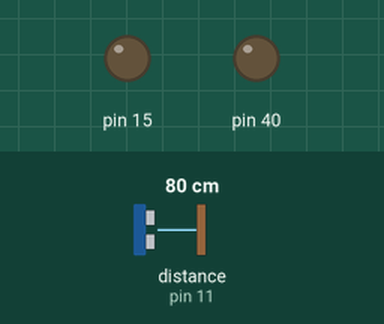
The program below on a simulated Raspberry Pi (header pin numbers). On the bench: output pins drawn as LEDs (lit = HIGH). Dashed ring = blinking. The inputs (shaded band) are chosen by the test bench; at power-on: distance to the obstacle (sensor on pin 11) 80 cm. The echo pulse lasts 58.3 µs per cm; threads take turns every 2 ms; the clock reads 2024-03-15 10:24:30 at power-on unless the program sets it; pins used as bus, display or sensor lines are not drawn; what the program prints to the terminal is not drawn.

Above: at 1.2 s.
1.3 s: distance to the obstacle (sensor on pin 11) set to 26 cm
3.3 s: distance to the obstacle (sensor on pin 11) set to 22 cm
At 4.9 s:
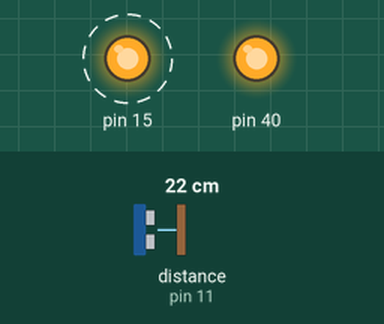
6.8 s: distance to the obstacle (sensor on pin 11) set to 35 cm
At 7.4 s:
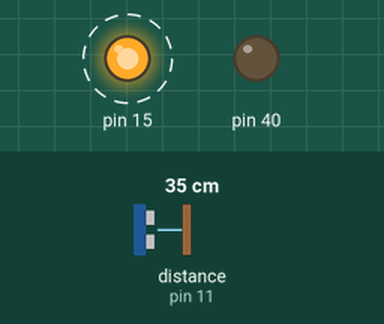
9.0 s: distance to the obstacle (sensor on pin 11) set to 2 cm
At 9.7 s:
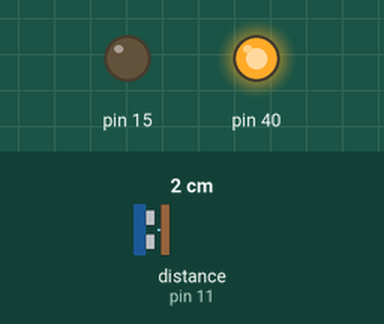
12.5 s: distance to the obstacle (sensor on pin 11) set to 60 cm
At 14.1 s:
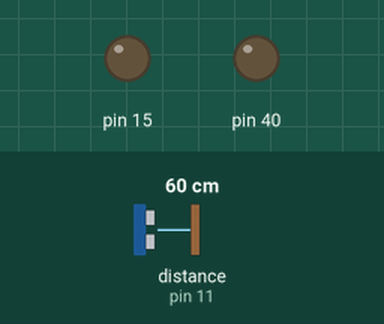
Timing chart, 0 to 15.6 s (numbered marks = the images above; inputs shaded):
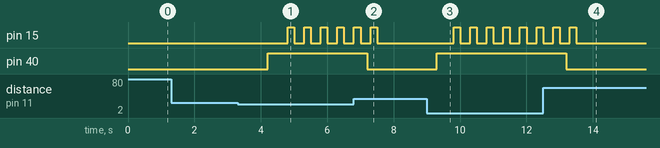

The program:

Distance_alert.py
```python
import RPi.GPIO as GPIO
import time
import threading

GPIO.setmode(GPIO.BOARD)
alert = False

class bcolors:
	HEADER = '\033[95m'
	OKBLUE = '\033[94m'
	OKGREEN = '\033[92m'
	WARNING = '\033[93m'
	FAIL = '\033[91m'
	ENDC = '\033[0m'
	BOLD = '\033[1m'
	UNDERLINE = '\033[4m'

def setup_scaner():
	PIN_TRIGGER = 7
	PIN_ECHO = 11
	GPIO.setup(PIN_TRIGGER, GPIO.OUT)
	GPIO.setup(PIN_ECHO, GPIO.IN)
	print("Waiting for sensor to settle")
	time.sleep(1)

def trigger():
	PIN_TRIGGER = 7
	PIN_ECHO = 11
	GPIO.output(PIN_TRIGGER, GPIO.HIGH)
	time.sleep(0.00001)
	GPIO.output(PIN_TRIGGER, GPIO.LOW)
	while GPIO.input(PIN_ECHO)==0:
		pulse_start_time = time.time()
	while GPIO.input(PIN_ECHO)==1:
		pulse_end_time = time.time()
	pulse_duration = pulse_end_time - pulse_start_time
	distance = round(pulse_duration * 17150, 2)
	print ("Distance:", distance, "cm")
	global alert
	if distance < 25:
		alert = True
		print(bcolors.FAIL + "Please stay away!" + bcolors.ENDC)
	else:
		alert = False

def start_scanning(run_event):
	setup_scaner()
	try:
		while run_event.is_set():
			trigger()
			time.sleep(1)
	except:
		print("Interrupt!")
		GPIO.cleanup()

def setup_led(run_event):
	GPIO.setup(40, GPIO.OUT)
	while run_event.is_set():
		if alert:
			GPIO.output(40, 1)
		else:
			GPIO.output(40, 0)
		time.sleep(.3)

def buzzer(run_event):
	GPIO.setup(15,GPIO.OUT)
	while run_event.is_set():
		if alert:
			GPIO.output(15,0)
			time.sleep(.3)
			GPIO.output(15,1)
			time.sleep(.2)
		else:
			GPIO.output(15,0)
			time.sleep(.5)

if __name__=='__main__':
	run_event = threading.Event()
	run_event.set()
	scanner = threading.Thread(name="scanner", target=start_scanning, args=(run_event, ))
	led = threading.Thread(name="led", target=setup_led, args=(run_event, ))
	buzz = threading.Thread(name="buzzer", target=buzzer, args=(run_event, ))
	scanner.start()
	led.start()
	buzz.start()
	try:
		while 1:
			time.sleep(.1)
	except KeyboardInterrupt:
		run_event.clear()
		scanner.join()
		led.join()
		GPIO.cleanup()
		print (bcolors.OKGREEN + "Threads successfully closed" + bcolors.ENDC)
```

Measured:
- the behaviour switches between 25 and 24 cm on distance to the obstacle (sensor on pin 11) (found by bisection; images 0 and 1)
- after the input at 1.3 s, every drawn part: stays the same
- after the input at 3.3 s, pin 15: alternates HIGH for 0.20 s and LOW for 0.30 s, starting after 1.5 s; pin 40: LOW → HIGH after 0.90 s
- after the input at 6.8 s, pin 15: goes on until 7.5 s, then stays LOW; pin 40: HIGH → LOW after 0.40 s
- after the input at 9.0 s, pin 15: alternates HIGH for 0.20 s and LOW for 0.30 s, starting after 0.80 s; pin 40: LOW → HIGH after 0.30 s
- after the input at 12.5 s, pin 15: goes on until 13.5 s, then stays LOW; pin 40: HIGH → LOW after 0.70 s
